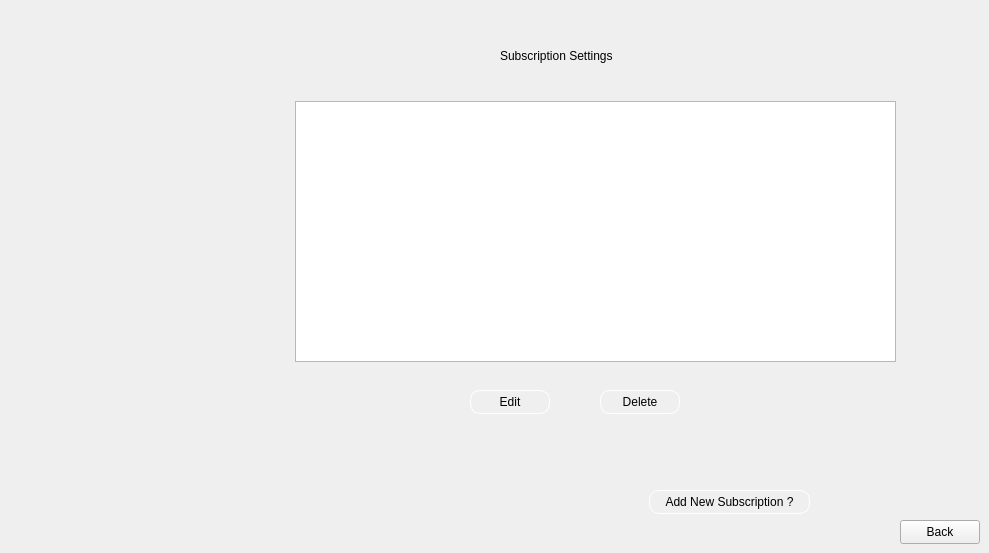
    <widget class="QWidget" name="subscription_settings">
     <widget class="QLabel" name="label_83">
      <property name="geometry">
       <rect>
        <x>500</x>
        <y>20</y>
        <width>321</width>
        <height>71</height>
       </rect>
      </property>
      <property name="styleSheet">
       <string notr="true">font: 700 italic 12pt &quot;Times New Roman&quot;;</string>
      </property>
      <property name="text">
       <string>Subscription Settings</string>
      </property>
     </widget>
     <widget class="QPushButton" name="back12_2">
      <property name="geometry">
       <rect>
        <x>900</x>
        <y>520</y>
        <width>80</width>
        <height>24</height>
       </rect>
      </property>
      <property name="text">
       <string>Back</string>
      </property>
     </widget>
     <widget class="QPushButton" name="deletesub">
      <property name="geometry">
       <rect>
        <x>600</x>
        <y>390</y>
        <width>80</width>
        <height>24</height>
       </rect>
      </property>
      <property name="styleSheet">
       <string notr="true">border-radius:10px;
font: 10pt &quot;Segoe UI&quot;;
border:1px solid white;</string>
      </property>
      <property name="text">
       <string>Delete</string>
      </property>
     </widget>
     <widget class="QTableWidget" name="tableWidget_subscriptions">
      <property name="geometry">
       <rect>
        <x>295</x>
        <y>101</y>
        <width>601</width>
        <height>261</height>
       </rect>
      </property>
      <property name="selectionMode">
       <enum>QAbstractItemView::SelectionMode::SingleSelection</enum>
      </property>
      <property name="selectionBehavior">
       <enum>QAbstractItemView::SelectionBehavior::SelectRows</enum>
      </property>
     </widget>
     <widget class="QPushButton" name="addsub">
      <property name="geometry">
       <rect>
        <x>649</x>
        <y>490</y>
        <width>161</width>
        <height>24</height>
       </rect>
      </property>
      <property name="styleSheet">
       <string notr="true">border-radius:10px;
font: 10pt &quot;Segoe UI&quot;;
border:1px solid white;</string>
      </property>
      <property name="text">
       <string>Add New Subscription ?</string>
      </property>
     </widget>
     <widget class="QPushButton" name="editsub">
      <property name="geometry">
       <rect>
        <x>470</x>
        <y>390</y>
        <width>80</width>
        <height>24</height>
       </rect>
      </property>
      <property name="styleSheet">
       <string notr="true">border-radius:10px;
font: 10pt &quot;Segoe UI&quot;;
border:1px solid white;</string>
      </property>
      <property name="text">
       <string>Edit</string>
      </property>
     </widget>
    </widget>
